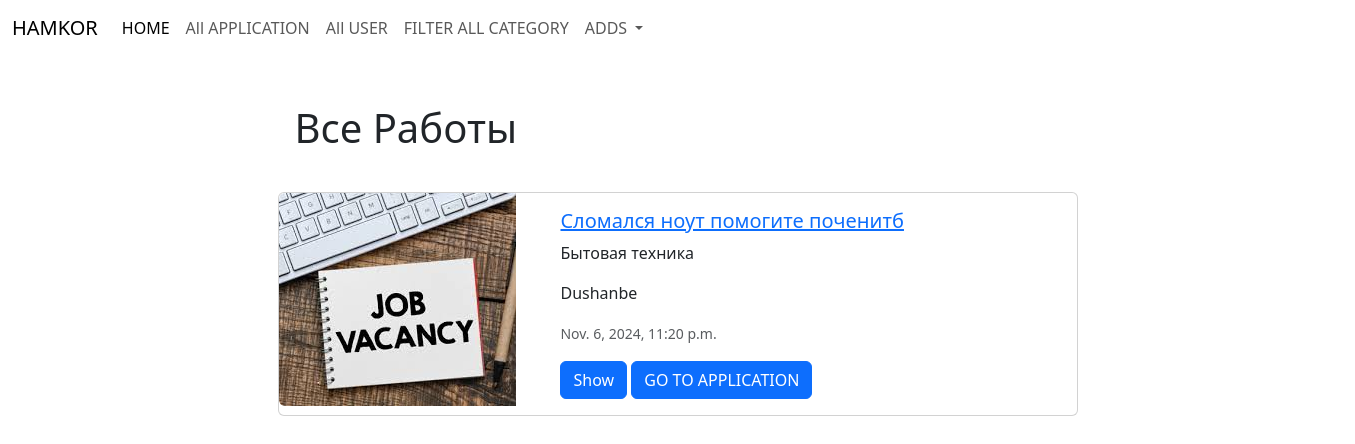
The page / on the database its author committed.
### hamkor/models.py (models this page shows, shortened)
class Problems(models.Model):
    title = models.CharField(max_length=50)
    description = models.TextField()
    user_id = models.ForeignKey(User,  on_delete=models.CASCADE)
    category_id = models.ForeignKey(Category,  on_delete=models.CASCADE)
    city_id =  models.ForeignKey(City,  on_delete=models.CASCADE)
    region_id =  models.ForeignKey(Region,  on_delete=models.CASCADE)
    street_id =  models.ForeignKey(Street,  on_delete=models.CASCADE)
    img = models.ImageField(upload_to='static/images', height_field=None, width_field=None, max_length=None)
    status = models.BooleanField(default=False)
    is_activ = models.BooleanField(default=True)
    created_at = models.DateTimeField(auto_now=True, auto_now_add=False)

class Category(models.Model):
    category_name = models.CharField(max_length=50)
    is_active = models.BooleanField(default=True)
    def __str__(self):
        return self.category_name

class City(models.Model):
    city_name = models.CharField(max_length=50)
    def __str__(self):
        return self.city_name

### hamkor/views.py (the view)
# urls.py: path('', problems_list_view, name='home'),
def problems_list_view(request):
    problems = Problems.objects.all()
    return render(request, "home.html", {"problems": problems})

### templates/home.html (shortened to what this page needs)
{% extends "base.html" %}
{% block content %}
<div class="container mt-5">
    {% if problems.count > 0 %}
        <div class="row justify-content-center">
            <h1 class="h11">Все Работы</h1>
            {% for problem in problems %}
            <div class="d-flex justify-content-center mb-4">
                <div class="card" style="width: 800px;">
                    <div class="row g-0">
                        <div class="col-md-4">
                            <img src="{{ problem.img.url|default:'path/to/default-image.jpg' }}" class="img-fluid rounded-start" alt="{{ problem.title }}">
                        </div>
                        <div class="col-md-8">
                            <div class="card-body">
                                <h5 class="card-title">
                                    <a href="{% url 'detailproblem' problem.id %}">{{ problem.title }}</a>
                                </h5>
                                <p class="card-text">{{ problem.category_id }}</p>
                                <p class="card-text">{{ problem.city_id }}</p>
                                <p class="card-text"><small class="text-muted">{{ problem.created_at }}</small></p>
                                <a href="{% url 'detailproblem' problem.id %}" class="btn btn-primary">Show</a>
                                <a href="{% url 'createapplication' problem.id %}" class="btn btn-primary">GO TO APPLICATION</a>
                            </div>
                        </div>
                    </div>
                </div>
            </div>
            {% endfor %}
        </div>
    {% else %}
        <p>No problems available at the moment.</p>
    {% endif %}
</div>
{% endblock content %}

### templates/base.html (style rules this page uses)
.h11 { margin-left: 350px; margin-bottom: 40px; }

### rows shown on the page
Problems: img (picture), title "Сломался ноут помогите поченитб", category_id "Бытовая техника", city_id "Dushanbe", created_at "Nov. 6, 2024, 11:20 p.m."
